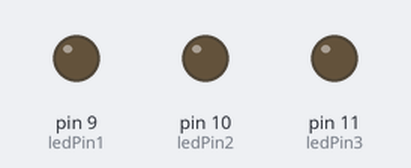
A sketch run on a simulated Arduino Uno, built with avr-gcc and run on an emulated ATmega328P. Parts: output pins drawn as LEDs (lit = HIGH).

Above: at 0.15 s.
At 1.44 s:
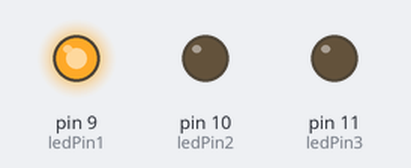
At 2.75 s:
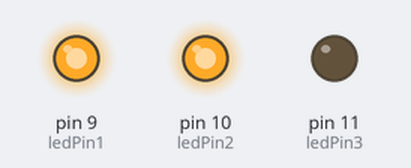
At 39.76 s:
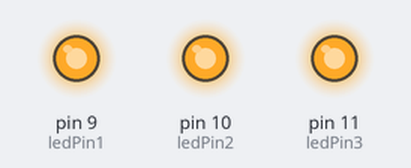
Timing chart, 0 to 40.0 s (numbered marks = the images above):
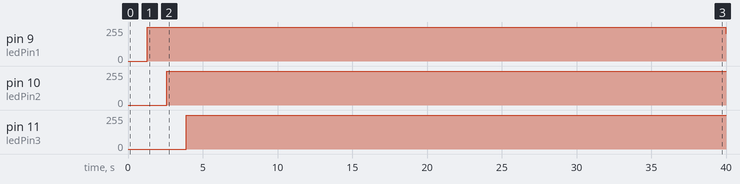

The sketch:

ledlightinginsuccession.ino
```cpp
const int ledPin1 = 9;
const int ledPin2 = 10;
const int ledPin3 = 11;

byte pinBrightness1 = 0;
byte pinBrightness2 = 0;
byte pinBrightness3 = 0;

int pb1 = 0;
int pb2 = 0;
int pb3 = 0;

void setup()
{
  Serial.begin(9600);

  pinMode(ledPin1, OUTPUT);
  pinMode(ledPin2, OUTPUT);
  pinMode(ledPin3, OUTPUT);
}

void loop()
{
    for (pb1 = 0; pb1 < 255; pb1++)
    {
      pinBrightness1 = pb1;
      analogWrite(ledPin1, pinBrightness1);
      delay(5);
    }
    delay(30);

    if(pinBrightness1 >= 125)
    {
      for (pb2 = 0; pb2 < 255; pb2++)
      {
        pinBrightness2 = pb2;
        analogWrite(ledPin2, pinBrightness2);
        delay(5);
      }
    }

    delay(30);

    if(pinBrightness2 >= 125)
    {
      for (pb3 = 0; pb3 < 255; pb3++)
      {
        pinBrightness3 = pb3;
        analogWrite(ledPin3, pinBrightness3);
        delay(5);
      }
    }

}
```

Measured:
- by itself, pin 9 (ledPin1): 0/255 → 254/255 at 1.3 s, → 210/255 38.7 s later
- by itself, pin 10 (ledPin2): 0/255 → 254/255 at 2.6 s
- by itself, pin 11 (ledPin3): 0/255 → 254/255 at 3.9 s
